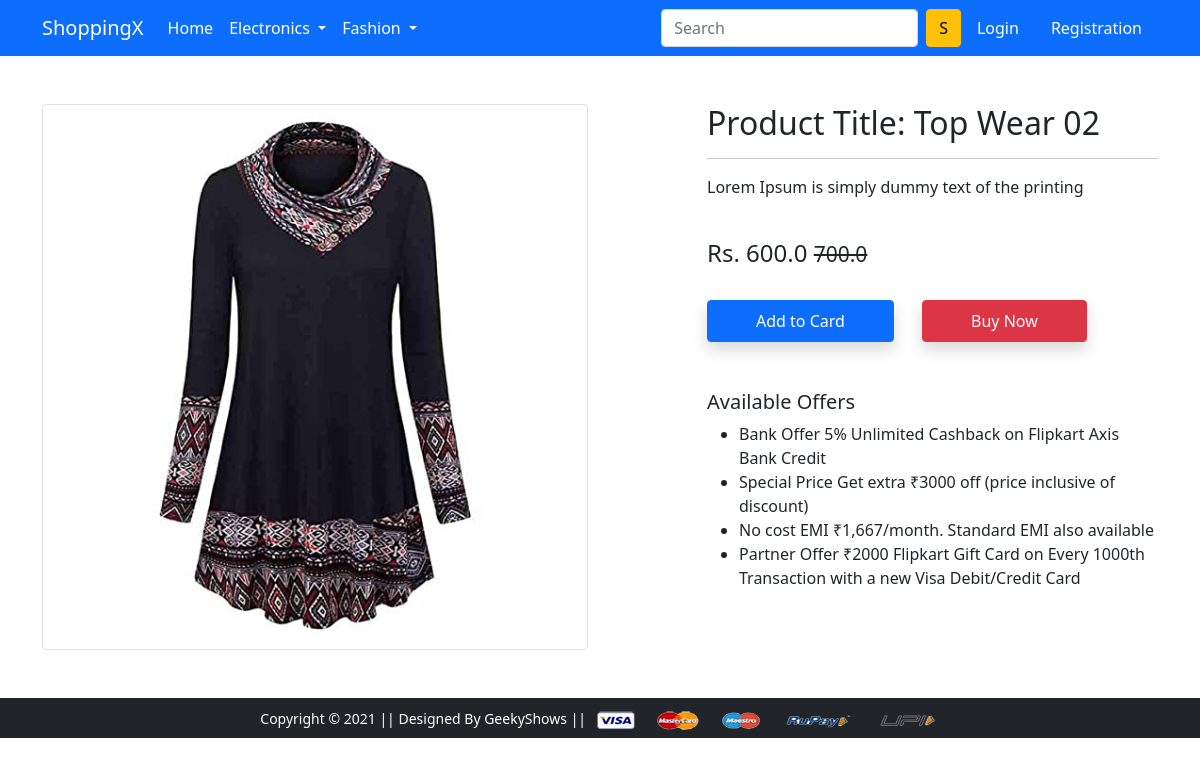
/product-detail/13, run on the app's committed database.
### shopapp/models.py (models this page shows, shortened)
class Product(models.Model):
    title=models.CharField(max_length=100)
    selling_price=models.FloatField()
    discount_price=models.FloatField()
    description=models.TextField()
    brand=models.CharField(max_length=100)
    product_image=models.ImageField(upload_to='product_img')
    category=models.CharField(choices=CATEGORY_CHOICES,max_length=2)

### shopapp/views.py (the view)
# urls.py: path('product-detail/<int:pk>', views.ProductDetailView.as_view(), name='product-detail'),
class ProductDetailView(View):
    def get(self,request,pk):
        product=Product.objects.get(pk=pk)
        item_in_cart=False
        count=0
        if request.user.is_authenticated:
            count=len(Cart.objects.filter(user=request.user))
            item_in_cart=Cart.objects.filter(Q(product=product.id) & Q(user=request.user)).exists()
        return render(request, 'app/productdetail.html',{'product':product,'item_in_cart':item_in_cart,'count':count})

### shopapp/templates/app/productdetail.html (shortened to what this page needs)
{% extends 'app/base.html' %}
{% load static %}
{% block main-content %}
<div class="container my-5">
 <div class="row">
  <div class="col-sm-6 text-center align-self-center">
   <img src="{{product.product_image.url}}" alt="" class="img-fluid img-thumbnail">
  </div>
  <div class="col-sm-5 offset-sm-1">
   <h2>Product Title: {{product.title}}</h2>
   <hr>
   <p>{{product.description}}</p> <br>
   <h4>Rs. {{product.discount_price}} <small class="fw-light text-decoration-line-through">{{product.selling_price}}</small></h4> <br>
    {% if not request.user.is_authenticated %}
    <form action="/add-to-cart" class="d-inline">
    <button class="btn btn-primary shadow px-5 py-2">Add to Card</button>
    </form>
    {% endif %}
   <a href="{% url 'checkout' %}" class="btn btn-danger shadow px-5 py-2 ms-4">Buy Now</a>
   <h5 class="mt-5">Available Offers</h5>
   <ul>
    <li>Bank Offer 5% Unlimited Cashback on Flipkart Axis Bank Credit</li>
    <li>Special Price Get extra ₹3000 off (price inclusive of discount)</li>
    <li>No cost EMI ₹1,667/month. Standard EMI also available</li>
    <li>Partner Offer ₹2000 Flipkart Gift Card on Every 1000th Transaction with a new Visa Debit/Credit Card</li>
   </ul>
  </div>
 </div>
</div>
{% endblock main-content %}

### data on the page
Product: product_image (picture), title "Top Wear 02", description "Lorem Ipsum is simply dummy text of the printing", discount_price "600.0", selling_price "700.0"
